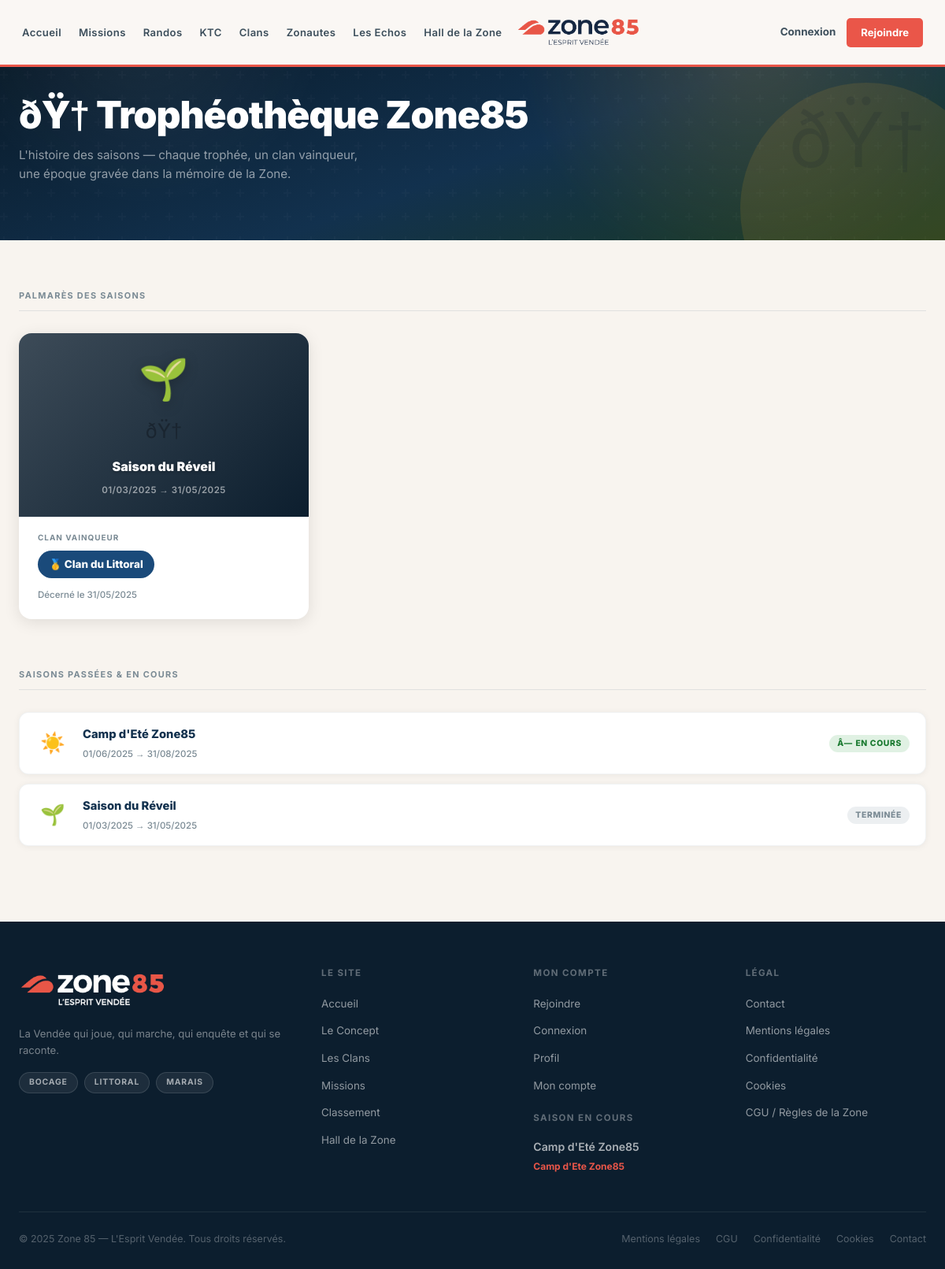
/trophees.php, run on the app's committed database.
### tables this page shows
CREATE TABLE IF NOT EXISTS season_trophies (
  id               INT UNSIGNED AUTO_INCREMENT PRIMARY KEY,
  season_id        INT UNSIGNED NOT NULL,
  winning_clan_id  INT UNSIGNED NOT NULL,
  runner_up_clan_id INT UNSIGNED NULL,
  title            VARCHAR(200),
  description      TEXT,
  score_final      INT UNSIGNED DEFAULT 0,
  clan_score       INT UNSIGNED DEFAULT 0,
  runner_up_score  INT UNSIGNED DEFAULT 0,
  trophy_image     VARCHAR(255) NULL,
  awarded_at       DATETIME NULL,
  notes            TEXT NULL,
  created_at       DATETIME NOT NULL DEFAULT CURRENT_TIMESTAMP,
  KEY idx_st_clan (winning_clan_id),
  CONSTRAINT fk_trophy_season    FOREIGN KEY (season_id)        REFERENCES seasons(id) ON DELETE CASCADE,
  CONSTRAINT fk_trophy_clan      FOREIGN KEY (winning_clan_id)  REFERENCES clans(id)   ON DELETE CASCADE,
  CONSTRAINT fk_trophy_runner_up FOREIGN KEY (runner_up_clan_id) REFERENCES clans(id)  ON DELETE SET NULL
);

CREATE TABLE IF NOT EXISTS seasons (
  id                 INT UNSIGNED AUTO_INCREMENT PRIMARY KEY,
  title              VARCHAR(200) NOT NULL,
  slug               VARCHAR(200) NOT NULL,
  description        TEXT,
  description_long   TEXT NULL,
  period_label       VARCHAR(100),
  start_date         DATE,
  end_date           DATE,
  closed_at          DATETIME NULL,
  status             ENUM('upcoming','active','archived') NOT NULL DEFAULT 'upcoming',
  theme_color        VARCHAR(20),
  color_primary      VARCHAR(20) NULL,
  color_secondary    VARCHAR(20) NULL,
  emoji              VARCHAR(20) NULL,
  image_url          VARCHAR(255) NULL,
  badge_reward_id    INT UNSIGNED NULL,
  grande_mission_id  INT UNSIGNED NULL,
  winner_clan_id     INT UNSIGNED NULL,
  main_game_id       INT UNSIGNED NULL,
  created_at         DATETIME NOT NULL DEFAULT CURRENT_TIMESTAMP,
  updated_at         DATETIME NOT NULL DEFAULT CURRENT_TIMESTAMP ON UPDATE CURRENT_TIMESTAMP,
  UNIQUE KEY uq_seasons_slug (slug),
  KEY idx_seasons_status (status),
  KEY idx_seasons_dates  (start_date, end_date)
);

CREATE TABLE IF NOT EXISTS clans (
  id               INT UNSIGNED AUTO_INCREMENT PRIMARY KEY,
  name             VARCHAR(100) NOT NULL,
  slug             VARCHAR(100) NOT NULL,
  description      TEXT,
  mascot_image     VARCHAR(255),
  color_primary    VARCHAR(20) DEFAULT '#12314e',
  color_secondary  VARCHAR(20) DEFAULT '#163756',
  motto            VARCHAR(255),
  cry              VARCHAR(255),
  is_active        TINYINT(1) DEFAULT 1,
  created_at       DATETIME NOT NULL DEFAULT CURRENT_TIMESTAMP,
  updated_at       DATETIME NOT NULL DEFAULT CURRENT_TIMESTAMP ON UPDATE CURRENT_TIMESTAMP,
  UNIQUE KEY uq_clans_slug (slug)
);

CREATE TABLE IF NOT EXISTS games (
  id               INT UNSIGNED AUTO_INCREMENT PRIMARY KEY,
  season_id        INT UNSIGNED NULL,
  title            VARCHAR(200) NOT NULL,
  slug             VARCHAR(200) NOT NULL,
  description      TEXT,
  game_type        ENUM('seasonal_event','evergreen','hidden_hunt','premium_game','editorial_game') NOT NULL,
  status           ENUM('draft','active','archived','coming_soon') NOT NULL DEFAULT 'draft',
  is_paid          TINYINT(1) DEFAULT 0,
  is_collective    TINYINT(1) DEFAULT 0,
  cover_image      VARCHAR(255),
  rules            TEXT,
  start_date       DATE NULL,
  end_date         DATE NULL,
  created_at       DATETIME NOT NULL DEFAULT CURRENT_TIMESTAMP,
  updated_at       DATETIME NOT NULL DEFAULT CURRENT_TIMESTAMP ON UPDATE CURRENT_TIMESTAMP,
  UNIQUE KEY uq_games_slug (slug),
  CONSTRAINT fk_games_season FOREIGN KEY (season_id) REFERENCES seasons(id) ON DELETE SET NULL
);

### includes/functions.php (called while the page is built, shortened)
<?php
function img(string $filename): string {
    return IMG_PATH . $filename;
}
function e(string $str): string {
    return htmlspecialchars($str, ENT_QUOTES, 'UTF-8');
}

### includes/repositories.php (called while the page is built, shortened)
<?php
function fetch_active_season(): ?array {
    $pdo = db();
    try {
        $stmt = $pdo->prepare("
            SELECT s.*, g.title AS main_mission_title
            FROM seasons s
            LEFT JOIN games g ON g.id = s.main_game_id
            WHERE s.status = 'active'
            LIMIT 1
        ");
        $stmt->execute();
        $row = $stmt->fetch();
        return [
            'id'              => (int)$row['id'],
            'title'           => $row['title'],
            'slug'            => $row['slug'],
            'period'          => $row['period_label'] ?? '',
            'status'          => $row['status'],
            'winner_clan'     => null,
            'winner_label'    => null,
            'contributions'   => null,
            'main_mission_id' => $row['main_game_id'] ? (int)$row['main_game_id'] : null,
            'main_mission'    => $row['main_mission_title'] ?? null,
            'end_date'        => $row['end_date'],
        ];
    } catch (PDOException $e) {
        error_log('[ZONE85] fetch_active_season : ' . $e->getMessage());
        return null;
    }
}

### trophees.php (the view, shortened to what this page needs)
<?php
require_once 'includes/data.php';
require_once 'includes/functions.php';
$trophies    = [];
$past_seasons = [];
if (db_enabled()) {
    $pdo = db();
    try {
        $stmt = $pdo->prepare("
            SELECT s.title, s.emoji, s.color_primary, s.start_date, s.end_date,
                   c.name AS winner_name, c.slug AS winner_slug,
                   st.awarded_at
            FROM season_trophies st
            JOIN seasons s ON s.id = st.season_id
            JOIN clans c   ON c.id = st.winning_clan_id
            ORDER BY st.awarded_at DESC
        ");
        $stmt->execute();
        $trophies = $stmt->fetchAll(PDO::FETCH_ASSOC);
    } catch (Exception $e) {
        $trophies = [];
    }
    try {
        $stmt2 = $pdo->prepare("
            SELECT id, title, emoji, color_primary, start_date, end_date, status
            FROM seasons
            WHERE status IN ('archived', 'active')
            ORDER BY id DESC
        ");
        $stmt2->execute();
        $past_seasons = $stmt2->fetchAll(PDO::FETCH_ASSOC);
    } catch (Exception $e) {
        $past_seasons = [];
    }
}
function _fmt_date_fr(string $date): string {
    $ts = strtotime($date);
    return date('d/m/Y', $ts);
}
function _season_gradient(string $color): string {
    return 'linear-gradient(135deg, ' . $color . 'cc 0%, ' . $color . ' 100%)';
}
function _clan_chip_color(string $slug): string {
    $map = [
        'bocage'   => '#1e6b3f',
        'littoral' => '#1a4a7a',
        'marais'   => '#7a4a1a',
    ];
    return $map[$slug] ?? '#333';
}
require_once 'includes/repositories.php';
try {
    $active_season = (db_enabled() && function_exists('fetch_active_season')) ? fetch_active_season() : null;
} catch (Exception $e) {
    $active_season = null;
}
require 'includes/header.php';
require 'includes/nav.php';
?>
<section class="trophees-hero">
  <div class="container">
    <div class="trophees-hero-inner">
      <div>
        <h1>ðŸ† Trophéothèque Zone85</h1>
        <p>L'histoire des saisons — chaque trophée, un clan vainqueur, une époque gravée dans la mémoire de la Zone.</p>
      </div>
      <div class="hero-trophy-icon" aria-hidden="true">ðŸ†</div>
    </div>
  </div>
</section>
<section class="trophees-section">
  <div class="container">
    <div class="section-title">Palmarès des saisons</div>
    <?php if (!empty($trophies)): ?>
    <div class="trophees-grid">
      <?php foreach ($trophies as $t):
        $bg_color = !empty($t['color_primary']) ? $t['color_primary'] : '#12314e';
        $chip_color = _clan_chip_color($t['winner_slug'] ?? '');
      ?>
      <div class="trophy-card">
        <div class="trophy-card-header" style="background: <?= _season_gradient($bg_color) ?>">
          <div class="trophy-emoji"><?= e($t['emoji'] ?? 'ðŸ†') ?></div>
          <div class="trophy-icon-big">ðŸ†</div>
          <div class="trophy-season-name"><?= e($t['title']) ?></div>
          <?php if (!empty($t['start_date']) && !empty($t['end_date'])): ?>
          <div class="trophy-dates">
            <?= _fmt_date_fr($t['start_date']) ?> → <?= _fmt_date_fr($t['end_date']) ?>
          </div>
          <?php endif; ?>
        </div>
        <div class="trophy-card-body">
          <div class="trophy-winner-label">Clan vainqueur</div>
          <div>
            <span class="trophy-winner-chip" style="background: <?= htmlspecialchars($chip_color, ENT_QUOTES) ?>">
              🥇 <?= e($t['winner_name']) ?>
            </span>
          </div>
          <?php if (!empty($t['awarded_at'])): ?>
          <div class="trophy-awarded">Décerné le <?= _fmt_date_fr($t['awarded_at']) ?></div>
          <?php endif; ?>
        </div>
      </div>
      <?php endforeach; ?>
    </div>
    <?php endif; ?>
    <?php if (!empty($past_seasons)): ?>
    <div class="section-title">Saisons passées &amp; en cours</div>
    <div class="seasons-list">
      <?php foreach ($past_seasons as $s): ?>
      <div class="season-row">
        <div class="season-row-emoji"><?= e($s['emoji'] ?? '📅') ?></div>
        <div class="season-row-info">
          <div class="season-row-title"><?= e($s['title']) ?></div>
          <?php if (!empty($s['start_date'])): ?>
          <div class="season-row-dates">
            <?= _fmt_date_fr($s['start_date']) ?>
            <?= !empty($s['end_date']) ? ' → ' . _fmt_date_fr($s['end_date']) : '' ?>
          </div>
          <?php endif; ?>
        </div>
        <span class="season-status-badge <?= $s['status'] === 'active' ? 'badge-active' : 'badge-closed' ?>">
          <?= $s['status'] === 'active' ? 'â— En cours' : 'Terminée' ?>
        </span>
      </div>
      <?php endforeach; ?>
    </div>
    <?php endif; ?>
  </div>
</section>
<?php require 'includes/footer.php'; ?>

### includes/footer.php (shortened to what this page needs)
<?php
$footer_active_season = $active_season ?? (function_exists('get_active_season') ? get_active_season() : null);
?>
<footer id="footer">
  <div class="container">
    <div class="footer-top">
      <div class="footer-col">
        <div class="footer-brand-logo"><img src="<?= img('logo-footer.png') ?>" alt="ZONE85 — L'Esprit Vendée"></div>
        <p class="footer-brand-desc"><?= SITE_TAGLINE ?></p>
        <div class="footer-clan-chips">
          <span class="footer-clan-chip">Bocage</span>
          <span class="footer-clan-chip">Littoral</span>
          <span class="footer-clan-chip">Marais</span>
        </div>
      </div>
      <div class="footer-col">
        <div class="footer-col-title">Le site</div>
        <ul>
          <li><a href="index.php">Accueil</a></li>
          <li><a href="concept.php">Le Concept</a></li>
          <li><a href="clans.php">Les Clans</a></li>
          <li><a href="missions.php">Missions</a></li>
          <li><a href="classement.php">Classement</a></li>
          <li><a href="hall.php">Hall de la Zone</a></li>
        </ul>
      </div>
      <div class="footer-col">
        <div class="footer-col-title">Mon compte</div>
        <ul>
          <li><a href="inscription.php">Rejoindre</a></li>
          <li><a href="login.php">Connexion</a></li>
          <li><a href="profil.php">Profil</a></li>
          <li><a href="mon-compte.php">Mon compte</a></li>
        </ul>
        <div style="margin-top:20px">
          <div class="footer-col-title">Saison en cours</div>
          <?php if ($footer_active_season): ?>
            <div style="font-size:.88rem;color:rgba(255,255,255,.65);font-weight:600"><?= e($footer_active_season['title']) ?></div>
            <div style="font-size:.75rem;color:var(--primary);font-weight:700;margin-top:4px"><?= e($footer_active_season['main_mission'] ?? '') ?></div>
          <?php endif; ?>
        </div>
      </div>
      <div class="footer-col">
        <div class="footer-col-title">Légal</div>
        <ul>
          <li><a href="contact.php">Contact</a></li>
          <li><a href="mentions-legales.php">Mentions légales</a></li>
          <li><a href="confidentialite.php">Confidentialité</a></li>
          <li><a href="cookies.php">Cookies</a></li>
          <li><a href="cgu.php">CGU / Règles de la Zone</a></li>
        </ul>
      </div>
    </div>
    <div class="footer-bottom">
      <div class="footer-copy">© 2025 Zone 85 — L'Esprit Vendée. Tous droits réservés.</div>
      <div class="footer-legal">
        <a href="mentions-legales.php">Mentions légales</a>
        <a href="cgu.php">CGU</a>
        <a href="confidentialite.php">Confidentialité</a>
        <a href="cookies.php">Cookies</a>
        <a href="contact.php">Contact</a>
      </div>
    </div>
  </div>
</footer>
</body>
</html>

### data on the page
season_trophies: season.emoji "🌱", season.title "Saison du Réveil", season.start_date "01/03/2025", season.end_date "31/05/2025", winning_clan.name "Clan du Littoral", awarded_at "31/05/2025"
seasons: emoji "☀️", title "Camp d'Eté Zone85", start_date "01/06/2025", end_date "31/08/2025", status "Â— EN COURS", main_game.title "Camp d'Ete Zone85"
seasons: emoji "🌱", title "Saison du Réveil", start_date "01/03/2025", end_date "31/05/2025", status "TERMINÉE"

### other printed values
$_nl['label'] "Accueil"
$_nl['label'] "Missions"
$_nl['label'] "Randos"
$_nl['label'] "KTC"
$_nl['label'] "Clans"
$_nl['label'] "Zonautes"
$_nl['label'] "Les Echos"
$_nl['label'] "Hall de la Zone"
SITE_TAGLINE "La Vendée qui joue, qui marche, qui enquête et qui se raconte."
